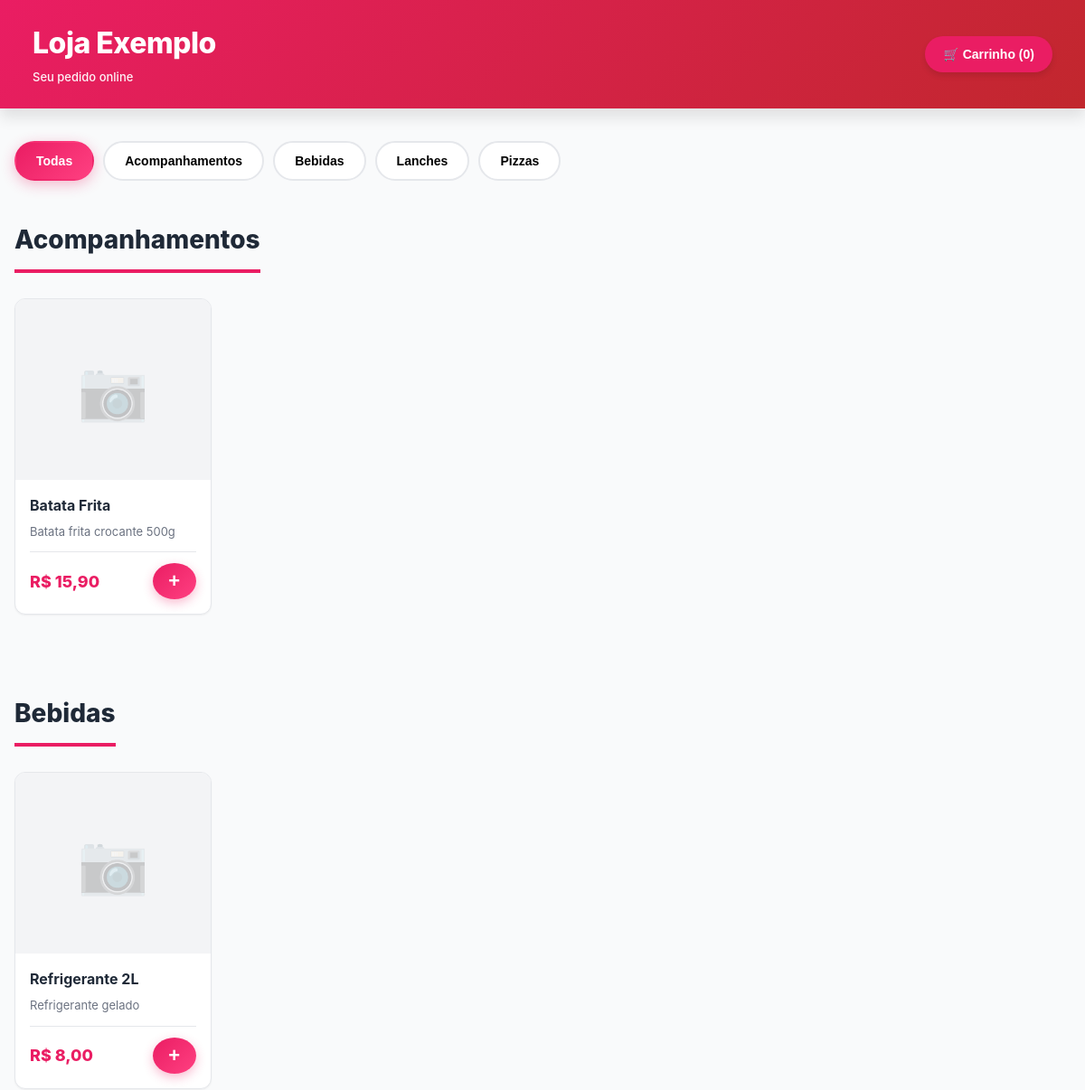
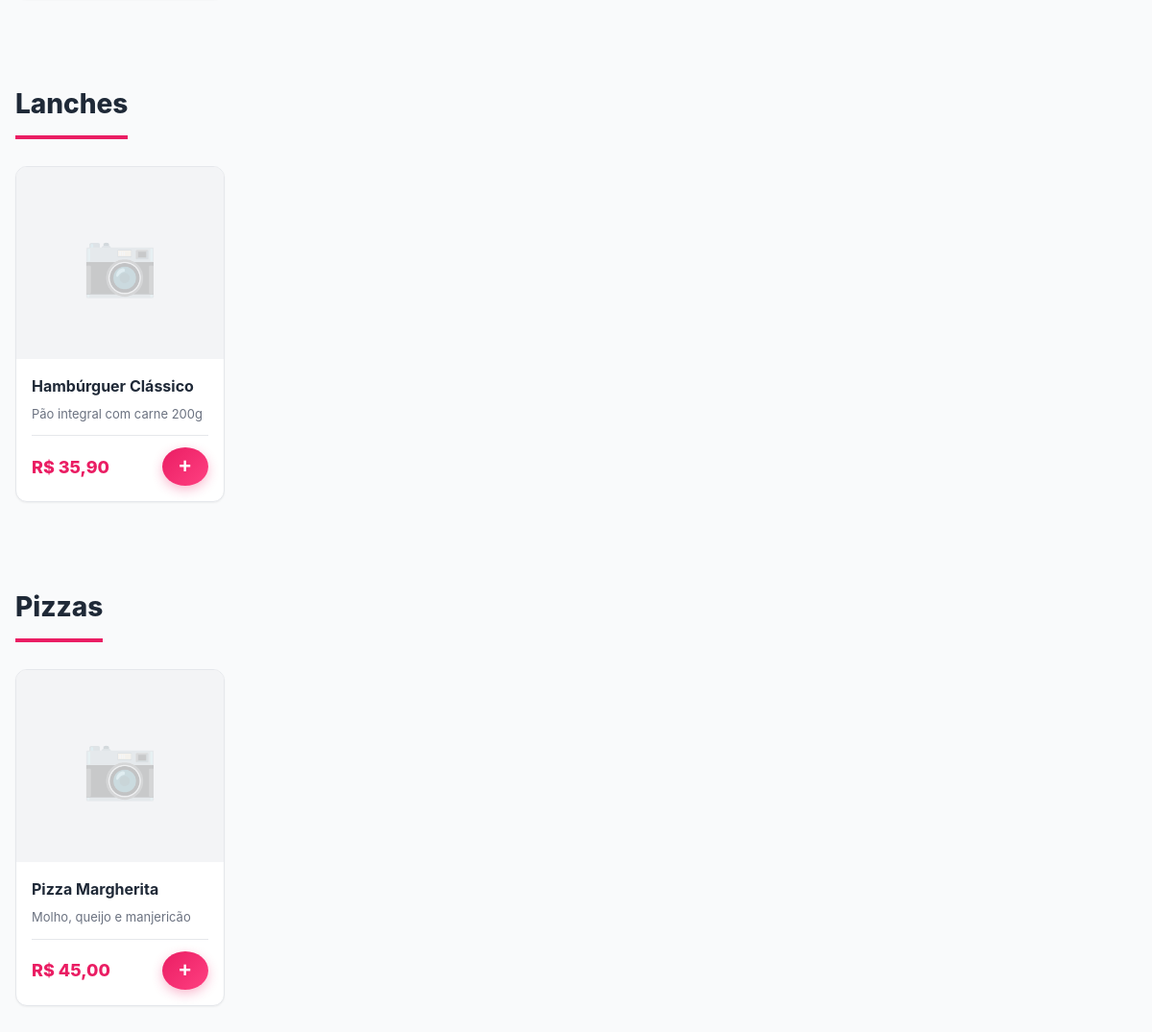
The page /cliente/index.php on the database its author committed (2 pictures, top to bottom).
### tables this page shows
CREATE TABLE IF NOT EXISTS lojas (
    id INT PRIMARY KEY AUTO_INCREMENT,
    nome VARCHAR(150) NOT NULL,
    cpf VARCHAR(14) NOT NULL UNIQUE,
    senha VARCHAR(255) NOT NULL,
    email VARCHAR(150),
    telefone VARCHAR(20),
    logo LONGBLOB,
    criado_em TIMESTAMP DEFAULT CURRENT_TIMESTAMP,
    atualizado_em TIMESTAMP DEFAULT CURRENT_TIMESTAMP ON UPDATE CURRENT_TIMESTAMP
);

CREATE TABLE IF NOT EXISTS produtos (
    id INT PRIMARY KEY AUTO_INCREMENT,
    loja_id INT NOT NULL,
    nome VARCHAR(200) NOT NULL,
    descricao TEXT,
    preco DECIMAL(10, 2) NOT NULL,
    imagem LONGBLOB,
    categoria VARCHAR(100),
    ativo BOOLEAN DEFAULT 1,
    criado_em TIMESTAMP DEFAULT CURRENT_TIMESTAMP,
    atualizado_em TIMESTAMP DEFAULT CURRENT_TIMESTAMP ON UPDATE CURRENT_TIMESTAMP,
    FOREIGN KEY (loja_id) REFERENCES lojas(id) ON DELETE CASCADE
);

### config/functions.php (called while the page is built, shortened)
<?php
function sanitizar($dado) {
    return htmlspecialchars(trim($dado), ENT_QUOTES, 'UTF-8');
}
function formatarMoeda($valor) {
    return 'R$ ' . number_format($valor, 2, ',', '.');
}
?>

### cliente/index.php (the view, shortened to what this page needs)
<?php
require_once '../config/database.php';
require_once '../config/functions.php';
try {
    $stmt = $conn->prepare("SELECT * FROM lojas WHERE id = 1");
    $stmt->execute();
    $loja = $stmt->fetch();
    $stmt = $conn->prepare("
        SELECT * FROM produtos
        WHERE loja_id = ? AND ativo = 1
        ORDER BY categoria, nome
    ");
    $stmt->execute([$loja['id']]);
    $produtos = $stmt->fetchAll();
    $produtos_por_categoria = [];
    foreach ($produtos as $produto) {
        $categoria = $produto['categoria'] ?? 'Outros';
        if (!isset($produtos_por_categoria[$categoria])) {
            $produtos_por_categoria[$categoria] = [];
        }
        $produtos_por_categoria[$categoria][] = $produto;
    }
} catch (PDOException $e) {
    die("Erro ao buscar produtos: " . $e->getMessage());
}
?>
<!DOCTYPE html>
<html lang="pt-BR">
<head>
    <link rel="stylesheet" href="../assets/css/style.css">
</head>
<body>
    <header class="customer-header">
        <div class="header-container">
            <div class="header-logo">
                <h1><?php echo sanitizar($loja['nome']); ?></h1>
                <p>Seu pedido online</p>
            </div>
            <div class="cart-header">
                <button class="btn-cart" onclick="abrirCarrinho()">
                    🛒 Carrinho (<span id="cart-count">0</span>)
                </button>
            </div>
        </div>
    </header>
    <main class="customer-main">
        <nav class="category-menu">
            <button class="category-btn active" onclick="mostrarCategoria('TODAS')">Todas</button>
            <?php foreach (array_keys($produtos_por_categoria) as $categoria): ?>
                <button class="category-btn" onclick="mostrarCategoria('<?php echo htmlspecialchars($categoria); ?>')">
                    <?php echo htmlspecialchars($categoria); ?>
                </button>
            <?php endforeach; ?>
        </nav>
        <section class="produtos-container">
            <?php foreach ($produtos_por_categoria as $categoria => $prods): ?>
                <div class="categoria-section" data-category="<?php echo htmlspecialchars($categoria); ?>">
                    <h2 class="categoria-titulo"><?php echo htmlspecialchars($categoria); ?></h2>
                    <div class="produtos-grid">
                        <?php foreach ($prods as $produto): ?>
                            <div class="produto-card-cliente">
                                <div class="produto-imagem">
                                    <?php if ($produto['imagem']): ?>
                                        <img alt="<?php echo sanitizar($produto['nome']); ?>">
                                    <?php else: ?>
                                        <div class="placeholder-image">📷</div>
                                    <?php endif; ?>
                                </div>
                                <div class="produto-info-cliente">
                                    <h3><?php echo sanitizar($produto['nome']); ?></h3>
                                    <p><?php echo sanitizar($produto['descricao']); ?></p>
                                    <div class="produto-footer">
                                        <span class="preco"><?php echo formatarMoeda($produto['preco']); ?></span>
                                        <button class="btn-adicionar" onclick="adicionarAoCarrinho(<?php echo $produto['id']; ?>, '<?php echo sanitizar($produto['nome']); ?>', <?php echo $produto['preco']; ?>)">
                                            +
                                        </button>
                                    </div>
                                </div>
                            </div>
                        <?php endforeach; ?>
                    </div>
                </div>
            <?php endforeach; ?>
        </section>
    </main>
</body>
</html>

### rows shown on the page
lojas: nome "Loja Exemplo"
produtos: nome "Batata Frita", descricao "Batata frita crocante 500g", preco "R$ 15,90"
produtos: nome "Refrigerante 2L", descricao "Refrigerante gelado", preco "R$ 8,00"
produtos: nome "Hambúrguer Clássico", descricao "Pão integral com carne 200g", preco "R$ 35,90"
produtos: nome "Pizza Margherita", descricao "Molho, queijo e manjericão", preco "R$ 45,00"

### other values the page prints
$categoria "Acompanhamentos"
$categoria "Bebidas"
$categoria "Lanches"
$categoria "Pizzas"
